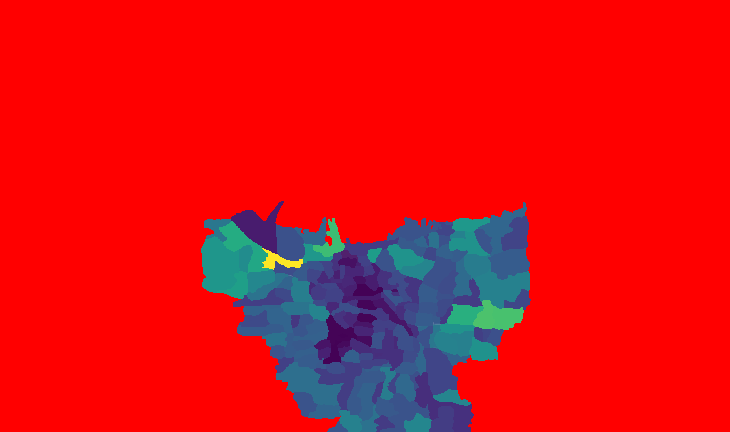
#> input picture Jakarta_popmap_fix.png, 730 x 432 px
$ python 'Submerge LQHQ.py'
#> lines starting #> are read from the running program, lines starting #| are printed output that depends on the picture; after the words box and inside, x2 and y2 are one past the last pixel; in counts of white or black regions, pixels touching at a corner belong together
#> the answer given: Jakarta_popmap_fix.png
from PIL import Image
import PIL
import time
import math
import numpy as np

def save(img, name):
    img.save(name + ".png", "PNG")

def open(imgname):
#> called with imgname = 'Jakarta_popmap_fix.png'
    return Image.open(imgname)
#> returned value is the input picture: PIL image 730x432 P; mean R, G, B 222.1, 15.5, 22
#> the answer given: TJEX.png
#> call 2 of open, with imgname = 'TJEX.png'
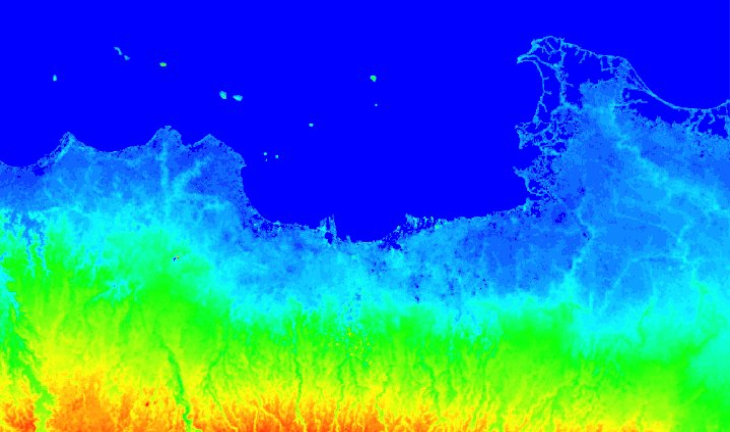
#> input picture TJEX.png, 730 x 432 px
#> in open, returned value is the input picture: PIL image 730x432 RGB; mean R, G, B 40.4, 125.9, 185.3
#> the answer given: 3

def load(image):
    return image.load()

cscale = [(0, 0, 255),(0, 48, 255),(0, 96, 255),(0, 144, 255),(0, 192, 255),(0, 240, 255),(0, 255, 191),(0, 255, 95),(0, 255, 0),(48, 255, 0),(96, 255, 0),(144, 255, 0),(192, 255, 0),(239, 255, 0),(255, 224, 0),(255, 176, 0),(255, 128, 0),(255, 80, 0),(255, 32, 0),(255, 15, 15),(255, 63, 63),(255, 111, 111),(255, 159, 159),(255, 207, 207),(255, 255, 255)]

def distance(c1,c2):
    r1,g1,b1 = c1
    r2,g2,b2 = c2
    return math.sqrt(((r2-r1)**2+(g2-g1)**2+(b2-b1)**2))

def scale2height(x):                  #for any (above sea level) given map: plug (0 - 25) and (bottomHeight - topHeight) in
    a=0.000023                            #https://stats.blue/Stats_Suite/polynomial_regression_calculator.html  with 4th degree
    b=-0.002135                           #and a sufficient number of digits, then copy the coefficients here and run the script
    c=0.112806
    d=1.081289
    e=-1.176363
    return (a*x**4+b*x**3+c*x**2+d*x+e)

def scale2color(x):
    if x>=0 and x<=8:        #red
        red=0
    elif x>8 and x<=13.33:
        red=48*(x-8)
    elif x>13.33 and x<=24:
        red=255
    if x>=0 and x<=5.33:         #green
        green=48*x
    elif x>5.33 and x<=13.33:
        green=255
    elif x>13.33 and x<=18.66:
        green=224-48*(x-14)
    elif x>18.66 and x<=24:
        green=15+48*(x-19)
    if x>=0 and x<=5.33:         #blue
        blue=255
    elif x>5.33 and x<=8:
        blue=192-96*(x-6)
    elif x>8 and x<=18.33:
        blue=0
    elif x>18.33 and x<=24:
        blue=15+48*(x-19)
    return (red,green,blue)

# [12 lines left out: function color2scale, not called in this run]

def mins(c):            #2 smallest values of the distances
    ds= {distance(c,cscalei):cscalei for cscalei in cscale}
    a=cscale.index(ds[min(ds)])
    del ds[min(ds)]
    return (a,cscale.index(ds[min(ds)]))           #gives back the indexes in the cscale of the two closest colours

def closestX(c, precision):                    #gives back the closest value in the continuous scale
    ind1, ind2 = mins(c)
    if ind2<=ind1:
        ind2, ind1 = ind1, ind2
    if ind2-ind1 > 2:
        if ind1 == 0:
            ind2 = ind1 + 1
        else:
            ind1 -= 1
            ind2 = ind1 + 2
    closestdistance = 1000
    for i in range(precision + 1):
        calc = ind1 + i*(ind2-ind1)/precision
        d = distance(c,scale2color(calc))
        if d < closestdistance:
            closestdistance = d
            closestcolor = calc
    return closestcolor

def color2height(c,precision):
    return scale2height(closestX(c,precision))

# [22 lines left out: functions topographyfind, topographysubmerge, not called in this run]

def matrix_create(img, precision):
#> called with precision = 3
    img_colors = img.convert('RGB')
    img_colorpixels = load(img_colors)
    width = img.size[0]
#> width = 730
    height = img.size[1]
#> height = 432
    res = np.zeros((height,width))
    for x in range(width):
        for y in range(height):
            res[y,x] = color2height(img_colorpixels[x,y], precision)
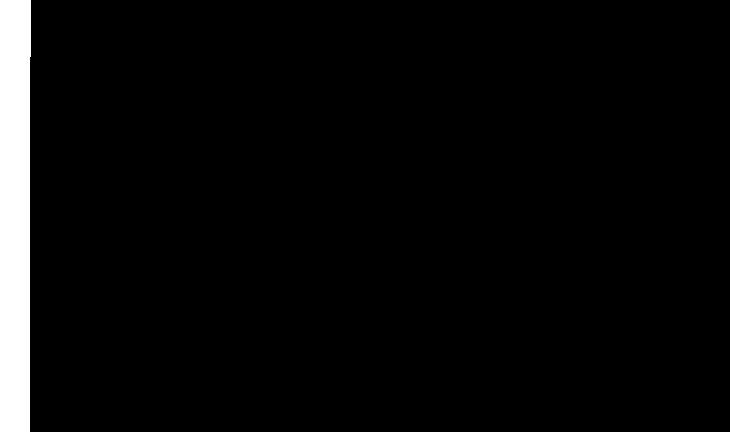
#> res: shape (432, 730) float64; values 0 (black) and 47.22 (white), 4.1% white; 1 white region, box (x1, y1, x2, y2) and area: (0, 0, 31, 432) 13017
    return res

# [19 lines left out: functions matrixtopofind, matrixtoposubmerge, not called in this run]

def LQHQmatrixsubmergemain():
    LQimg = open(input('LQ File name: '))
    HQimg = open(input('HQ File name: '))
    precision = int(input('Precision: '))
    print('Creating matrix...')
    startmatrix = time.time()
    matrix_img = matrix_create(LQimg, precision)
    endmatrix = time.time()
    print('Created matrix in ' + str(round(endmatrix-startmatrix,4)) + ' seconds.')
    cont = True
    while cont:
        riseinc = float(input('Increments of __ meters: '))
        riseupto = float(input('Rise up to __ meters: '))
        print('Processing images...')
        count = 0
        startall = time.time()
        for i in range(int(riseupto/riseinc) + 1):
            start = time.time()
            matrixtoposubmerge(HQimg, matrix_img, round(i*riseinc,5), count)
            end = time.time()
            count += 1
            print('Saved image submerged ' + str(round(i*riseinc,5)) + ' meters in ' + str(round(end - start, 4)) + 'seconds.')
        endall = time.time()
        if endall-startall > 60:
            print('Saved ' + str(int(riseupto/riseinc) + 1) + ' images in ' + str(round((endall-startall)/60, 4)) + ' minutes and ' + str(round((endall-startall)%60,4)) + ' seconds.')
        else:
            print('Saved ' + str(int(riseupto/riseinc) + 1) + ' images in ' + str(round(endall-startall,4)) + ' seconds.')
        contcheck = input('Continue?  :  ')
        if contcheck in "stopnodoneexitdont":
            cont = False

#> (the run stopped early here; a loop or call above may not have finished)
